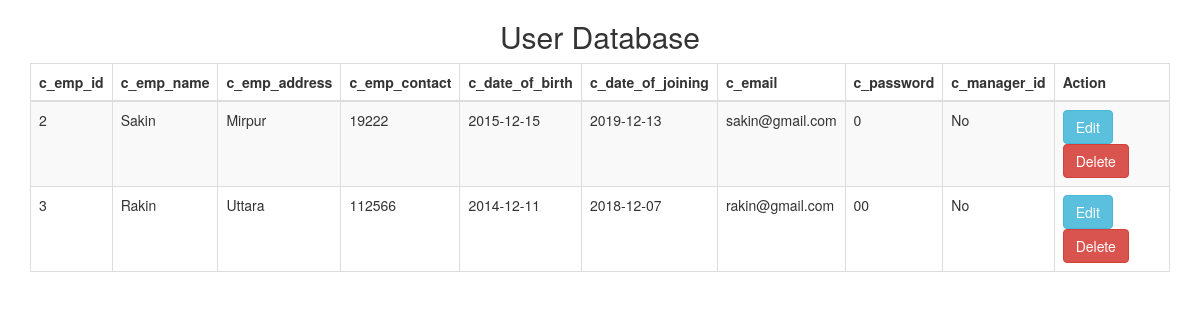
The app's page /admin_customerCare.php with its own data.
### tables this page shows
CREATE TABLE `customer_care_emp` (
  `c_emp_id` int(10) NOT NULL,
  `c_emp_name` varchar(30) DEFAULT NULL,
  `c_emp_address` varchar(200) DEFAULT NULL,
  `c_emp_contact` int(15) DEFAULT NULL,
  `c_date_of_birth` date DEFAULT NULL,
  `c_date_of_joining` date DEFAULT NULL,
  `c_year_of_experience` int(3) DEFAULT NULL,
  `c_email` varchar(100) DEFAULT NULL,
  `c_password` varchar(200) DEFAULT NULL,
  `c_manager_id` int(10) DEFAULT NULL,
  `c_dept_id` int(5) DEFAULT NULL
);

### admin_customerCare.php (the view, shortened to what this page needs)
<?php
include "./dataBase_Connection.php";
$sql = "SELECT * FROM customer_care_emp";
$result = $conn->query($sql);
?>
<!DOCTYPE html>
<html lang="en">
<head>
    <link rel="stylesheet" href="https://maxcdn.bootstrapcdn.com/bootstrap/3.4.0/css/bootstrap.min.css">
</head>
<body>
    <div class="container">
        <h2 class="text-center">User Database</h2>
        <table class="table table-bordered table-striped">
            <thead>
                <tr>
                    <th>c_emp_id</th>
                    <th>c_emp_name</th>
                    <th>c_emp_address</th>
                    <th>c_emp_contact</th>
                    <th>c_date_of_birth</th>
                    <th>c_date_of_joining</th>
                    <th>c_email</th>
                    <th>c_password</th>
                    <th>c_manager_id</th>
                    <th>Action</th>
                </tr>
            </thead>
            <tbody>
        <?php
            if ($result->num_rows > 0) {
                while ($row = $result->fetch_assoc()) {
        ?>
                    <tr>
                    <td><?php echo $row['c_emp_id']; ?></td>
                    <td><?php echo $row['c_emp_name']; ?></td>
                    <td><?php echo $row['c_emp_address']; ?></td>
                    <td><?php echo $row['c_emp_contact']; ?></td>
                    <td><?php echo $row['c_date_of_birth']; ?></td>
                    <td><?php echo $row['c_date_of_joining']; ?></td>
                    <td><?php echo $row['c_email']; ?></td>
                    <td><?php echo $row['c_password']; ?></td>
                    <td><?php echo $row['c_manager_id'] ? $row['c_manager_id'] : 'No'; ?></td>
                    <td>
                        <a class="btn btn-info" href="admin_customerCare_update.php?c_emp_id=<?php echo $row['c_emp_id']; ?>">Edit</a>&nbsp;
                        <a class="btn btn-danger" href="admin_customerCare_delete.php?id=<?php echo $row['c_emp_id']; ?>">Delete</a>
                    </td>
                    </tr>
        <?php
                }
            }
        ?>
    </tbody>
</table>
    </div>
</body>
</html>

### records on screen
customer_care_emp: c_emp_id "2", c_emp_name "Sakin", c_emp_address "Mirpur", c_emp_contact "19222", c_date_of_birth "2015-12-15", c_date_of_joining "2019-12-13", c_email "sakin@gmail.com", c_password "0", shows "No"
customer_care_emp: c_emp_id "3", c_emp_name "Rakin", c_emp_address "Uttara", c_emp_contact "112566", c_date_of_birth "2014-12-11", c_date_of_joining "2018-12-07", c_email "rakin@gmail.com", c_password "00", shows "No"
